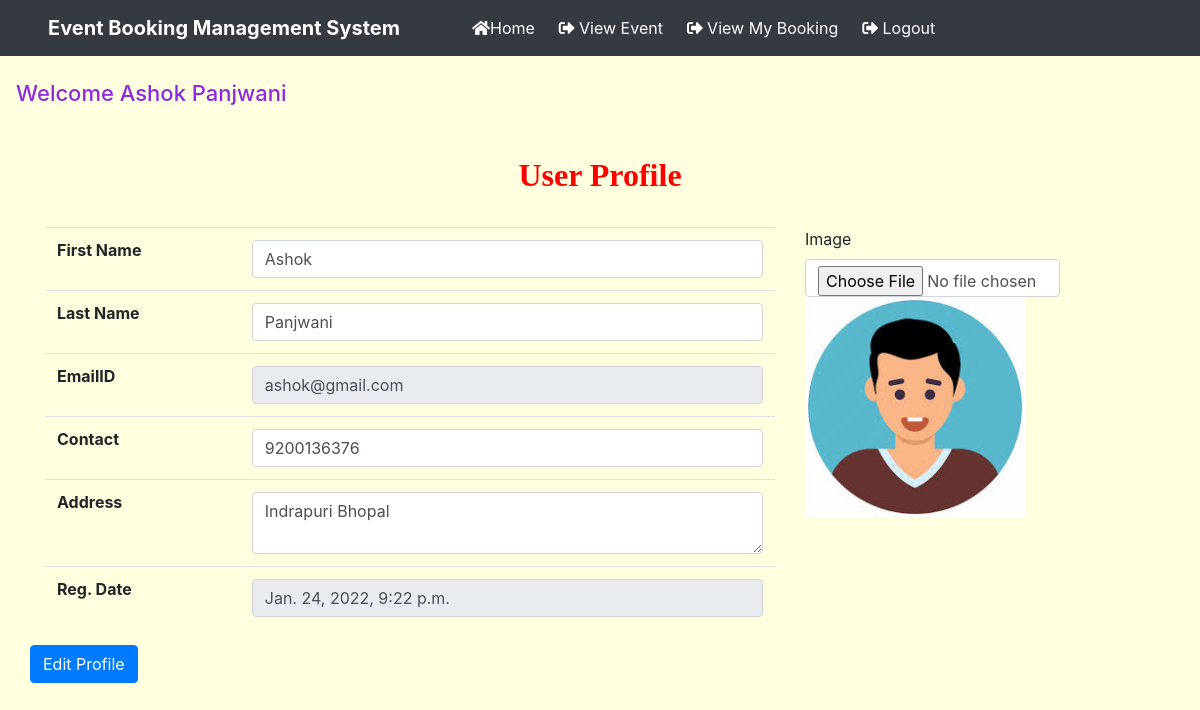
The app's page /userhome (signed in) with its own data.
### EBS2021/models.py (models this page shows, shortened)
class UserSignup(models.Model):
    user = models.ForeignKey(User,on_delete=models.CASCADE)
    mobile = models.CharField(max_length=15,null=True)
    image = models.FileField(null=True)
    address = models.CharField(max_length=300,null=True,default=None)
    regdate = models.DateTimeField(auto_now_add=True,blank=True)

### EBS2021/views.py (the view, shortened to what this page needs)
# urls.py: path('userhome', userhome ,name="userhome"),
def userhome(request):
    if not request.user.is_authenticated:
        return redirect('Userlogin')
    user = request.user
    data = UserSignup.objects.get(user=user)
    error=""
    d ={"data":data,'error':error}
    return render(request ,"userhome.html",d)

### EBS2021/templates/userhome.html (shortened to what this page needs)
{% block body %}
{% include 'navigation.html' %}
<h4 class="mt-4 ml-3" style="font-size: 22px; color: blueviolet;">Welcome {{request.user.first_name}} {{request.user.last_name}}</h4>
<div class="container" style = "margin-top:50px">
    <h2 class="text-center" style = "font-family : Castellar ; font-weight : bold ; color : red">User Profile</h2>
    <br>
    <form method = post enctype="multipart/form-data">
        <div class="row">
            <div class="col-sm-8">
    <table class = "table">
    <tr>
    <th>First Name</th>
    <td><input type = text name='fname' class="form-control" value="{{data.user.first_name}}"></td>
    </tr>
        <tr>
    <th>Last Name</th>
    <td><input type = text name='lname' class="form-control"  value="{{data.user.last_name}}"></td>
    </tr>
    <tr>
    <th>EmailID</th>
    <td><input type = email name='email' class="form-control" readonly value="{{data.user.username}}"></td>
    </tr>
    <tr>
    <th>Contact</th>
    <td><input type = text name='contact' class="form-control" value="{{data.mobile}}"></td>
    </tr>
        <tr>
    <th>Address</th>
    <td><textarea name="address" class="form-control" placeholder="Address" required>{{data.address}}</textarea></td>
    </tr>
        <tr>
    <th>Reg. Date</th>
    <td><input type = text name='regdate' class="form-control" value="{{data.regdate}}" readonly></td>
    </tr>
    </table></div>
    <div class="col-sm-3">
        <label>Image</label>
        <input type="file" class="form-control" name="image">
      <img src="{{data.image.url}}" width="220px" height="220px">
</div>
    <input type = submit value = "Edit Profile" name = submit class="btn btn-primary">
    </form>
    </div>
{% endblock %}

### records on screen
UserSignup: fname "Ashok", lname "Panjwani", email "ashok@gmail.com", contact "9200136376", address "Indrapuri Bhopal", regdate "Jan. 24, 2022, 9:22 p.m.", image (picture)

### other values on screen
{{ request.user.first_name }} "Ashok"
{{ request.user.last_name }} "Panjwani"
